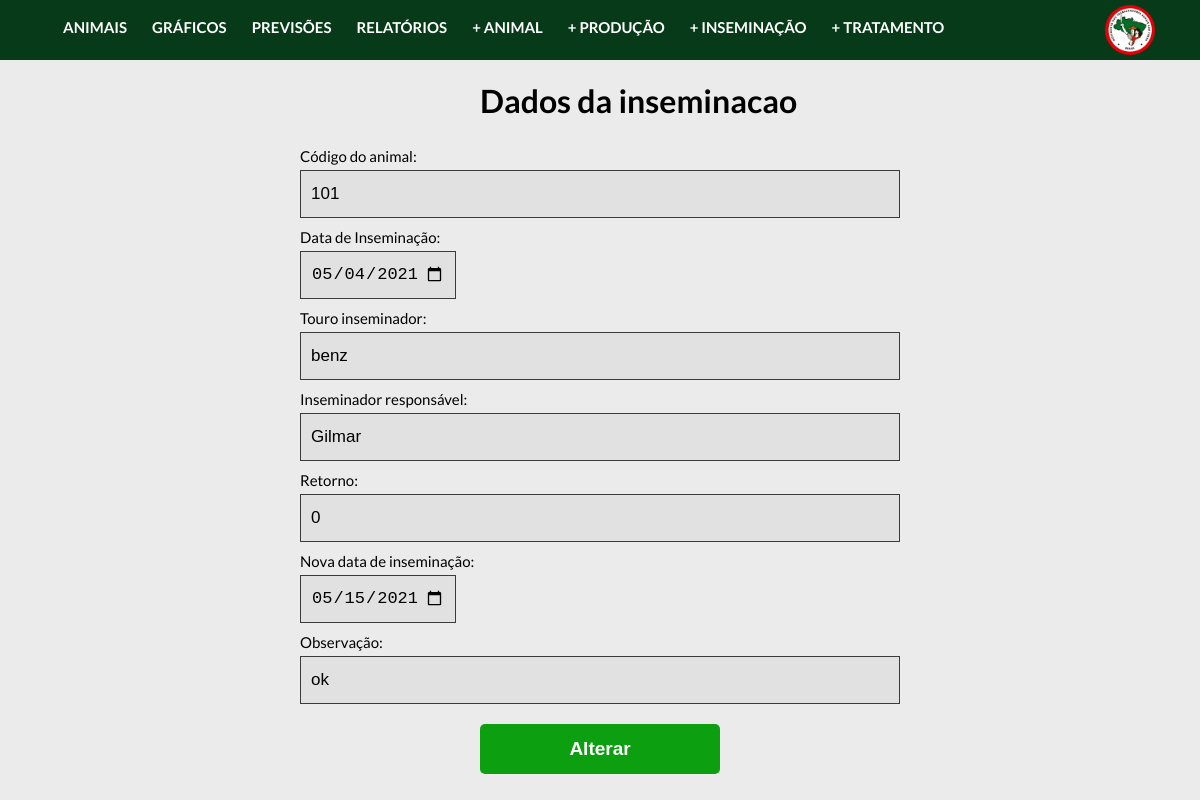
The page /controller/inseminacaoController.php?acao=altera&codInseminacao=1 on the database as committed earlier.
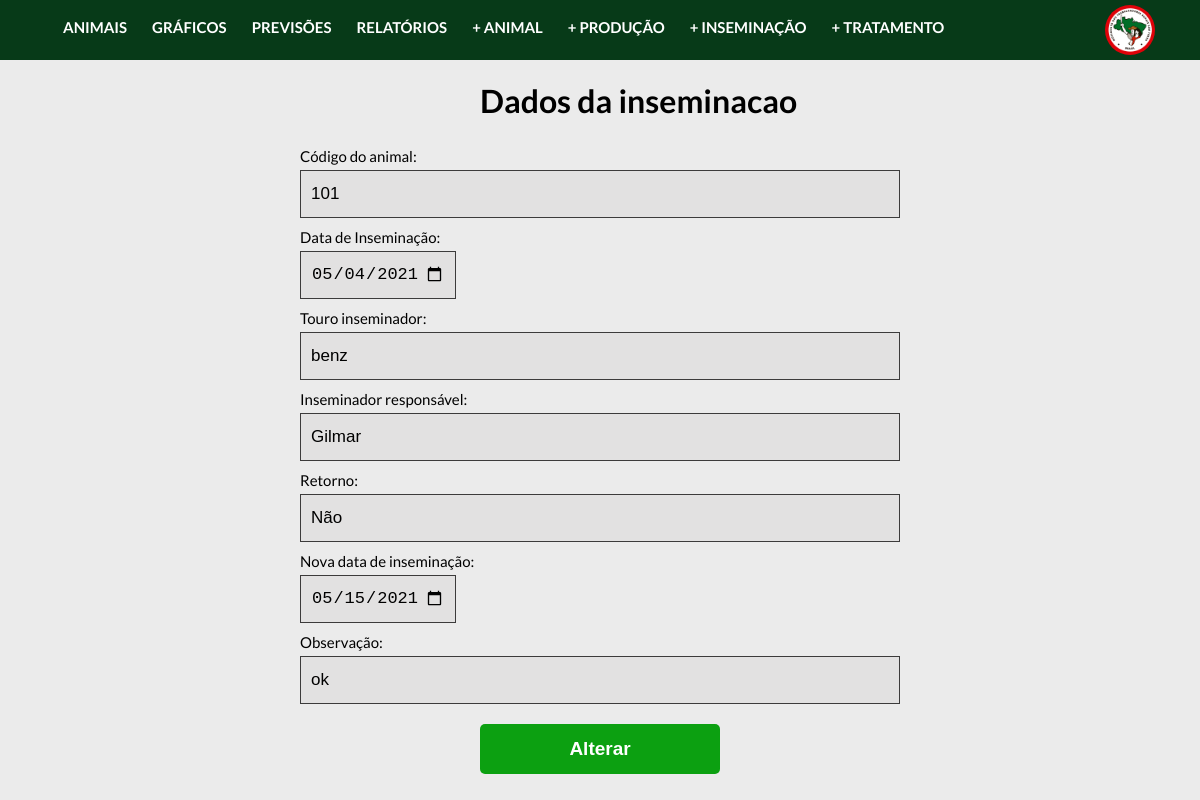
The same page on the database as committed later.
### tables this page shows
create table inseminacao(
  codInseminacao INTEGER AUTO_INCREMENT PRIMARY KEY,
  codAnimal INTEGER,
  dtInseminacao DATE NOT NULL,
  touroInseminador VARCHAR(20) NOT NULL,
  inseminadorResponsavel VARCHAR(40) NOT NULL,
  retorno VARCHAR(10) NOT NULL,
  obs TEXT,
  novaDtInseminacao DATE, 
  FOREIGN KEY (codAnimal) REFERENCES animal(codAnimal)
);

### controller/classes/Conexao.php (called while the page is built)
<?php
    class Conexao{
        public static $conexao;
        public static function conecta(){
            if(!isset(self::$conexao)){
                try{
                    self::$conexao = new PDO("mysql:host=localhost; dbname=projetointegrado", "admcooptar", "12345");
                }
                catch(PDOException $e){
                    echo "Erro de conexão: ". $e->getMessage();
                    die();
                }
            }
            return self::$conexao;
        }
    }
?>

### controller/classes/inseminacaoDAO.php (called while the page is built, shortened)
<?php
    require_once "Conexao.php";
    require_once "inseminacao.php";
    class inseminacaoDAO{
        public $conexao;
        public function __construct(){
            $this->conexao = Conexao::conecta();
        }
        public function buscarAltera($codInseminacao){
            try{
                $query = $this->conexao->prepare("select * from inseminacao where codInseminacao = :i");
                $query->bindParam(":i", $codInseminacao);
                $query->execute();
                $registros = $query->fetchAll(PDO::FETCH_CLASS, "inseminacao");
                return $registros[0];
            }
            catch(PDOException $e){
                echo "Erro no acesso aos dados: ". $e->getMessage();
            }
        }
    }
?>

### controller/classes/inseminacao.php (called while the page is built, shortened)
<?php
    class Inseminacao{
        private $codAnimal;
        private $dtInseminacao;
        private $touroInseminador;
        private $inseminadorResponsavel;
        private $retorno;
        private $obs;
        private $novaDtInseminacao;
        public function getCodAnimal(){
            return $this->codAnimal;
        }
        public function getDtInseminacao(){
            return $this->dtInseminacao;
        }
        public function getTouroInseminador(){
            return $this->touroInseminador;
        }
        public function getInseminadorResponsavel(){
            return $this->inseminadorResponsavel;
        }
        public function getRetorno(){
            return $this->retorno;
        }
        public function getObs(){
            return $this->obs;
        }
        public function getNovaDtInseminacao(){
            return $this->novaDtInseminacao;
        }
    }
?>

### controller/views/alteraInseminacao.php (the view, shortened to what this page needs)
<main>
  <?php
  $codAnimal = isset($_POST['field_codAnimal']) ? $_POST['field_codAnimal'] : $inseminacao->getCodAnimal();
  $dtInseminacao = isset($_POST['field_dtInseminacao']) ? $_POST['field_dtInseminacao'] : $inseminacao->getDtInseminacao();
  $touroInseminador = isset($_POST['field_touroInseminador']) ? $_POST['field_touroInseminador'] : $inseminacao->getTouroInseminador();
  $inseminadorResponsavel = isset($_POST['field_inseminadorResponsavel']) ? $_POST['field_inseminadorResponsavel'] : $inseminacao->getInseminadorResponsavel();
  $retorno = isset($_POST['field_retorno']) ? $_POST['field_retorno'] : $inseminacao->getRetorno();
  $obs = isset($_POST['field_obs']) ? $_POST['field_obs'] : $inseminacao->getObs();
  $novaDtInseminacao = isset($_POST['field_novaDtInseminacao']) ? $_POST['field_novaDtInseminacao'] : $inseminacao->getNovaDtInseminacao();
  ?>
  <?php require_once("../includes/header.php");?>
    <form action="" method="post" enctype="multipart/form-data">
      <div class="container-animal">
      <h1>Dados da inseminacao </h1>
      <div>
        <label class="label-cadastra" for="id_codAnimal">Código do animal: </label>
        <input type="number" name="field_codAnimal" id="id_codAnimal" value="<?=$codAnimal?>" >
      </div>
      <div>
        <label class="label-cadastra" for="id_dtInseminacao">Data de Inseminação: </label>
        <input type="date" name="field_dtInseminacao" id="id_dtInseminacao" value="<?=$dtInseminacao?>" >
      </div>
      <div>
        <label class="label-cadastra" for="id_touroInseminador">Touro inseminador: </label>
        <input type="text"  name="field_touroInseminador" maxlength="100" id="id_touroInseminador" value="<?=$touroInseminador?>"required>
      </div>
      <div>
        <label class="label-cadastra" for="id_touroInseminador">Inseminador responsável: </label>
        <input type="text" name="field_inseminadorResponsavel" maxlength="100" id="id_inseminadorResponsavel" value="<?=$inseminadorResponsavel?>" required>
      </div>
      <div>
        <label class="label-cadastra" for="id_retorno">Retorno: </label>
        <input type="text" name="field_retorno" maxlength="100" id="id_retorno" value="<?=$retorno?>">
      </div>
      <div>
        <label class="label-cadastra" for="id_novaDtInseminacao">Nova data de inseminação: </label>
        <input type="date" name="field_novaDtInseminacao" id="id_novaDtInseminacao" value="<?=$novaDtInseminacao?>">
      </div>
      <div>
        <label class="label-cadastra" for="id_obs">Observação: </label>
        <input type="text" name="field_obs" maxlength="100" id="id_obs" value="<?=$obs?>">
      </div>
      <button name="altera" class="button-form" type="submit">Alterar</button>
    </div>
  </form>

### controller/inseminacaoController.php (shortened to what this page needs)
<?php
include_once "../controller/classes/inseminacaoDAO.php";
if(!isset($_GET['acao'])){
    $obj = new inseminacaoDAO();
    $lista = $obj->listar();
    include "views/listaAnimal.php";
}
else {
	switch($_GET['acao']){
        case 'altera':
            if(!isset($_POST['altera'])){
                $obj = new InseminacaoDAO();
                $inseminacao = $obj->buscarAltera($_GET['codInseminacao']);
                include "views/alteraInseminacao.php";
            }
            break;
    }
}
?>

### includes/header.php (shortened to what this page needs)
<!DOCTYPE html>
<html lang="pt-br">
<head>
    <link href="https://cdnjs.cloudflare.com/ajax/libs/font-awesome/5.11.2/css/all.min.css" rel="stylesheet" />
    <link href="../css/style.css" rel="stylesheet">
    <link href="../css/adicionar-animal.css" rel="stylesheet">
    <link href="../css/lista-animais.css" rel="stylesheet">
    <link href="../css/graficos.css" rel="stylesheet">
    <link href="../css/relatorios.css" rel="stylesheet">
    <link href="../css/previsoes.css" rel="stylesheet">
    <link href="../css/calendario.css" rel="stylesheet">
</head>
<body>
    <header>
        <ul>
            <li><a href="../controller/animalController.php">Animais</a></li>
            <li><a href="../views/graficos.php">Gráficos</a></li>
            <li><a href="../views/previsoes.php">Previsões</a></li>
            <li><a href="../views/relatorios.php">Relatórios</a></li>
            <li><a href="../controller/animalController.php?acao=adiciona">+  Animal</a></li>
            <li><a href="../controller/producaoController.php?acao=adiciona">+  Produção</a></li>
            <li><a href="../controller/inseminacaoController.php?acao=adiciona">+  Inseminação</a></li>
            <li><a href="../controller/tratamentoController.php?acao=adiciona">+  Tratamento</a></li>
        </ul>
        <a class="logo-header" href="../index.php"><img title="Logo do mst" src="/img/mst.png" /></a>
    </header>
</body>

### css/style.css (style rules this page uses)
:root { --primary-color: #073a18; }
body { font-family: 'Lato', sans-serif; margin: 0; transition: transform 0.3s; background-color: #ebebeb; }
header { background-color: var(--primary-color); color: #fff; font-size: 130%; height: 60px; position: relative; padding: 0px 15px; }
header ul { list-style-type: none; margin: 0; text-decoration: none; }
header ul li { list-style: none; padding-top:15px; display: inline-block; }
header ul li a { padding: 8px; font-size:15px; font-weight: 600; color: #fff; text-decoration: none; transition: 0.5s; line-height: 25px; border-radius: 4px; text-transform: uppercase; margin-right: 5px; }
button, input[type='submit'] { border: 0; border-radius: 5px; color: #fff; cursor: pointer; padding: 8px 12px; }
h1 { margin-left:40%; }
.logo-header { float: right; margin-right: 30px; margin-top:-35px; }
.logo-header img { border-radius: 40px; width: 50px; height: 50px; margin-top: 0px; }

### css/adicionar-animal.css (style rules this page uses)
input[type=text], input[type=file], input[type=number], select { background-color: #e2e1e1; width: 50%; padding: 6px 10px; margin: 5px 0 5px 25%; display: inline-block; border: 0.5px solid #3c3b3b; box-sizing: border-box; font-size: 17px; }
input[type=date] { background-color: #e2e1e1; width: 13%; padding: 6px 10px; margin: 5px 0 5px 25%; display: inline-block; border: 0.5px solid #3c3b3b; box-sizing: border-box; font-size: 17px; }
.label-cadastra { width: 50%; margin: 5px 0 0px 25%; display: inline-block; box-sizing: border-box; font-size: 15px; }
.button-form { background-color: #0ca011; color: white; padding: 14px 20px; margin: 15px 0 0 40%; border: none; cursor: pointer; width: 20%; font-size: 19px; font-weight: bold; }

### css/relatorios.css (style rules this page uses)
input { border:solid 2px rgba(53, 53, 53, 0.8); height:6vh; width:5vw; background-color:transparent; }

Rows that differ between the two databases and show on the page:
changed inseminacao "benz": field_retorno "0" → "Não"
